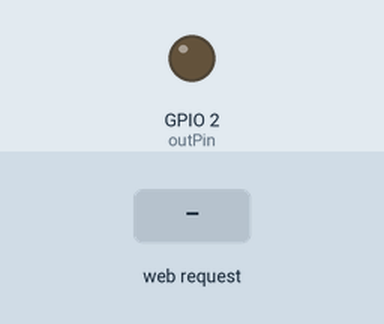
This sketch was run on a simulated ESP32. On the bench: output pins drawn as LEDs (lit = HIGH). The inputs (shaded band) are chosen by the test bench. WiFi joins after 1.5 s; servers stay silent unless stated; what the sketch prints to the serial monitor is not drawn.

Above: at 2.7 s.
2.8 s: HTTP request GET /trigger received
Timing chart, 0 to 5.8 s (numbered marks = the images above; inputs shaded):
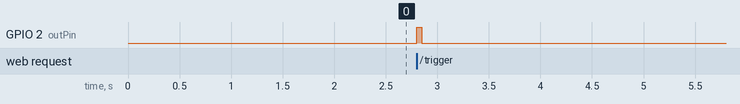

The sketch:

5_6_SERVER_LATENSI.ino
```cpp
/*
 * Nama : William Anthony (13223048) - SERVER LATENSI
 * Percobaan 5.6
 * Instruksi:
 * 1. Hubungkan Pin 2 ke Probe Osiloskop CH2.
 * 2. Upload kode, cek Serial Monitor untuk tahu IP Address.
 * 3. Masukkan IP tersebut ke kode Client.
 * 4. Ukur selisih waktu (Delta T) antara CH1 (Client) dan CH2 (Server).
 * 5. Isi "Latensi.csv".
 */
#include <WiFi.h>
#include <WebServer.h>

const char* ssid = "NAMA_WIFI_LAB"; // GANTI INI
const char* password = "PASSWORD";    // GANTI INI

const int outPin = 2;
WebServer server(80);

void setup() {
  Serial.begin(115200);
  pinMode(outPin, OUTPUT);
  digitalWrite(outPin, LOW);

  WiFi.begin(ssid, password);
  while (WiFi.status() != WL_CONNECTED) delay(500);
  Serial.print("IP Server: "); Serial.println(WiFi.localIP());

  server.on("/trigger", []() {
    digitalWrite(outPin, HIGH); // Sinyal Naik
    server.send(200, "text/plain", "OK");
    delay(50);
    digitalWrite(outPin, LOW);
  });
  server.begin();
}
void loop() { server.handleClient(); }
```

Measured:
- after the input at 2.8 s, GPIO 2 (outPin): LOW → HIGH at once, → LOW 0.05 s later
